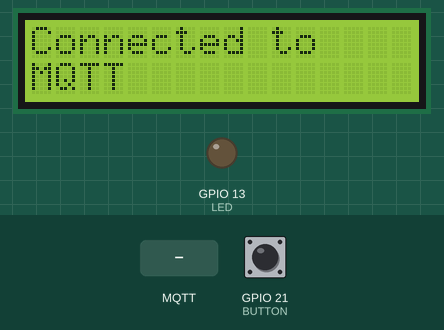
Simulated run of this sketch. Board: ESP32. Parts: 16×2 character LCD, output pins drawn as LEDs (lit = HIGH). The inputs (shaded band) are chosen by the test bench; at power-on: GPIO 21 (BUTTON) HIGH. WiFi joins after 1.5 s; servers stay silent unless stated; no MQTT or app messages arrive unless stated; not simulated (calls return 0 or success): secrets.h; what the sketch prints to the serial monitor is not drawn.

Above: at 3.9 s.
4.0 s: MQTT message "Slidervalue" arrives on the first subscribed topic
At 5.2 s:
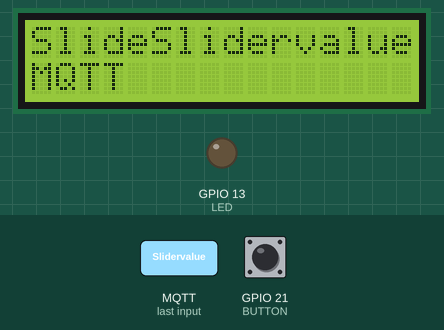
5.5 s: MQTT message "button" arrives on the first subscribed topic
At 6.2 s:
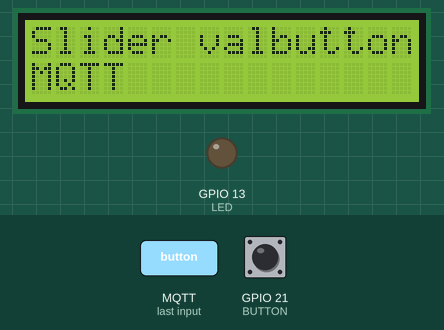
7.0 s: MQTT message "1" arrives on the first subscribed topic
At 8.2 s:
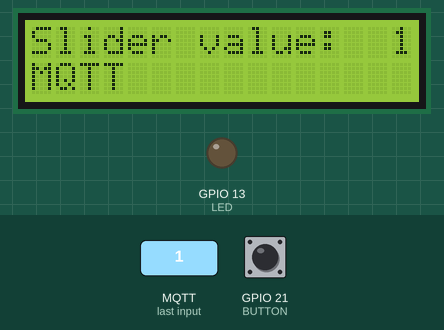
8.5 s: MQTT message "on" arrives on the first subscribed topic
At 9.5 s:
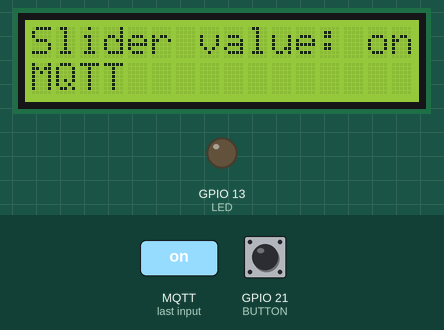
10.0 s: MQTT message "off" arrives on the first subscribed topic
At 10.7 s:
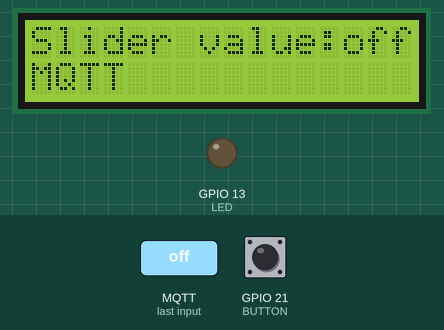
11.5 s: MQTT message "Slidervalue" arrives on the second subscribed topic
At 12.1 s:
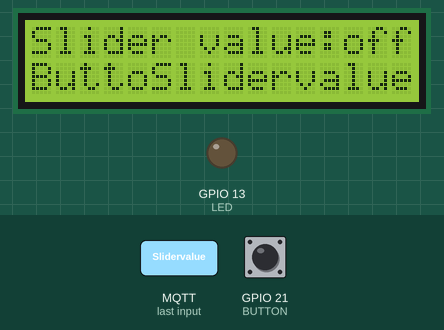
Timing chart, 0 to 14.0 s (numbered marks = the images above; inputs shaded):
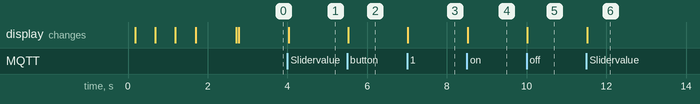

Measured:
- after the input at 4.0 s, the display: changes at once (image 1)
- after the input at 5.5 s, the display: changes at once (image 2)
- after the input at 7.0 s, the display: changes at once (image 3)
- after the input at 8.5 s, the display: changes at once (image 4)
- after the input at 10.0 s, the display: changes at once (image 5)
- after the input at 11.5 s, the display: changes at once (image 6)

The sketch:

useMQTT.ino
```cpp
// include the library code:
#include <Adafruit_CharacterOLED.h>
#include <WiFi.h>
#include <PubSubClient.h>
#include "secrets.h"

#define MQTT_BROKER_IP "192.168.1.92"
#define MQTT_PORT 1881
#define BUTTON 21
#define LED 13  // onboard red LED

/*
 * initialize the library with the OLED hardware
 * version OLED_Vx and numbers of the interface pins.
 * OLED_V1 = older, OLED_V2 = newer. If 2 doesn't work try 1 ;)

 Wiring Guide:

   OLED pin  <-->   ESP32 pin
    4 (rs)          14
    5 (rw)          32
    6 (en)          15
   11 (d4)          33
   12 (d5)          27
   13 (d6)          12
   14 (d7)          13

   a "button"       21

 Adafruit_CharacterOLED lcd(OLED_V2, version, rs, rw, en, d4, d5, d6, d7);
*/
Adafruit_CharacterOLED lcd(OLED_V2, 14, 32, 15, 33, 27, 12, 13);

// Set up WiFi
const char ssid[] = SECRET_SSID;
const char password[] = SECRET_PASS;

WiFiClient wifi_client;
PubSubClient mqtt_client(wifi_client);

int buttonState = -1;
long last_button;

void setup()
{
  Serial.begin(115200);
  delay(100);
  Serial.println();
  Serial.println("In setup");

  pinMode(BUTTON, INPUT_PULLUP); //use the pullup resistor inside the board
  pinMode(LED, OUTPUT); //use the pullup resistor inside the board

  // Start by connecting to a WiFi network
  connectWifi();

  // Then connect to the MQTT broker
  connectMQTT();
}


void loop()
{
  if (!mqtt_client.connected()) {
    connectMQTT();
  }
  mqtt_client.loop();

  // Make the red onboard LED light when we press the "button"
  if (digitalRead(BUTTON)) {
    digitalWrite(LED, 0);
    if (buttonState != 0 && millis() - last_button > 50) {
      //publish new state to MQTT
      mqtt_client.publish("button", "0");
      buttonState = 0;
      last_button = millis();
    }
  } else {
    digitalWrite(LED, 1);
    if (buttonState != 1 && millis() - last_button > 50) {
      //publish new state to MQTT
      mqtt_client.publish("button", "1");
      buttonState = 1;
      last_button = millis();
    }
  }
}

void connectWifi()
{
  Serial.println();
  Serial.println();
  Serial.print("Connecting to ");
  Serial.println(ssid);

  lcd.begin(16, 2);
  lcd.clear();
  lcd.setCursor(0,0);
  lcd.print("Joining Wifi");

  WiFi.begin(ssid, password);

  while (WiFi.status() != WL_CONNECTED)
  {
    delay(500);
    Serial.print(".");
    lcd.print(".");
  }

  lcd.clear();
  lcd.setCursor(0,0);
  lcd.print("Connected");
  Serial.println("");
  Serial.println("WiFi connected");
  Serial.println("IP address: ");
  Serial.println(WiFi.localIP());
}


void connectMQTT()
{
  delay(1000);
  lcd.clear();
  lcd.setCursor(0,0);
  lcd.print("Connecting to");
  lcd.setCursor(0,1);
  lcd.print("MQTT");
  Serial.print("Connecting to MQTT server ");
  Serial.print(MQTT_BROKER_IP);
  Serial.print(":");
  Serial.println(MQTT_PORT);
  mqtt_client.setServer(MQTT_BROKER_IP, MQTT_PORT);
  // deviceID, usrname,pw
  mqtt_client.connect("10","","");
  mqtt_client.setCallback(callback);

  if (mqtt_client.connected()) {
    Serial.println("MQTT: Connected");
    lcd.clear();
    lcd.setCursor(0,0);
    lcd.print("Connected to");
    lcd.setCursor(0,1);
    lcd.print("MQTT");
  }
  mqtt_client.subscribe("Slidervalue");
  mqtt_client.subscribe("button");
}


// MQTT only has a single callback, so you have to figure out
// which topic it's for, and then process
void callback(char* topic, byte* payload, unsigned int length)
{
  Serial.print("Receiving: ");
  Serial.print(topic);
  Serial.print(" = ");
  Serial.write(payload, length);
  Serial.println(" ");

  if (strcmp(topic, "Slidervalue") == 0) {
    lcd.setCursor(0,0);
    lcd.print("Slider value:   ");
    lcd.setCursor(16-length,0);
    for (int i = 0; i < length; i++) {
      lcd.print((char)(payload[i]));
    }
  }

  if (strcmp(topic, "button") == 0) {
    lcd.setCursor(0,1);
    lcd.print("Button value:   ");
    lcd.setCursor(16-length,1);
    for (int i = 0; i < length; i++) {
      lcd.print((char)(payload[i]));
    }
  }
}
```
